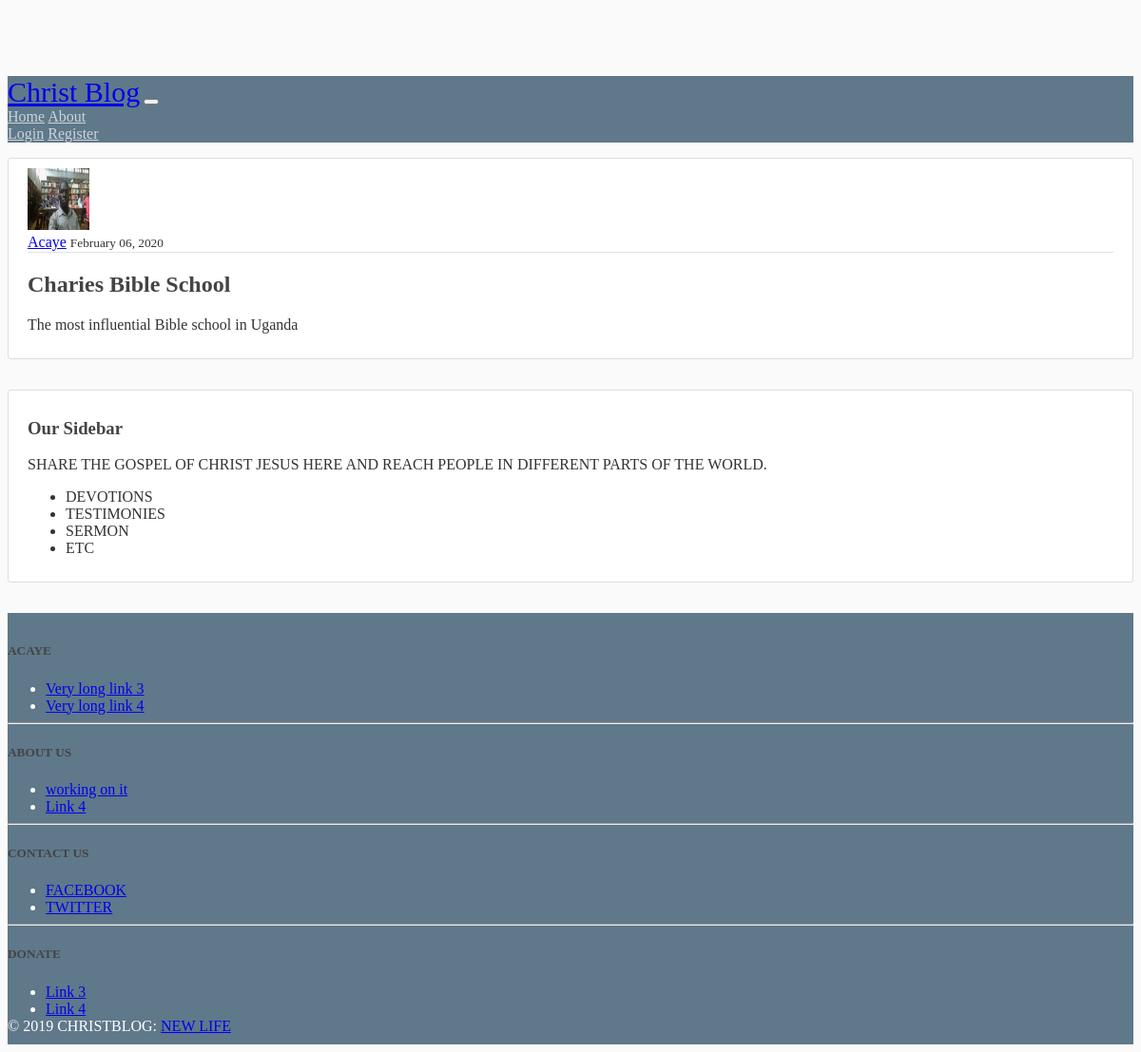
Screenshot of /post/15/ with the database file from the repository.
### blog/models.py (models this page shows, shortened)
class post(models.Model):
    Title = models.CharField(max_length=100)
    Contents = models.TextField()
    Date_posted = models.DateTimeField(default = timezone.now)
    Author = models.ForeignKey(User,on_delete=models.CASCADE)

### users/models.py (models this page shows, shortened)
class profile(models.Model):
	user = models.OneToOneField(User,on_delete = models.CASCADE)
	image = models.ImageField(default = 'default.png',upload_to='profile pics')

### blog/views.py (the view)
# urls.py: path('post/<int:pk>/', PostDetailView.as_view(), name ="post-detail"),
class PostDetailView(DetailView):
    model = post

### blog/templates/blog/post_detail.html (shortened to what this page needs)
{% extends "blog/base.html" %}
{% block content %}
    <article class="media content-section">
     <img class= "rounded-circle article-img" src="{{post.Author.profile.image.url}}">
       <div class="media-body">
         <div class="article-metadata">
           <a class="mr-2" href="#">{{ object.Author }}</a>
             <small class="text-muted">{{ object.Date_posted|date:"F d, Y" }}
             </small>
            </div>
           <h2 class="article-title">{{ object.Title }}</h2>
         <p class="article-content">{{ object.Contents }}</p>
        </div>
     </article>
{% endblock content %}

### blog/static/blog/main.css (style rules this page uses)
body { background: #fafafa; color: #333333; margin-top:5rem; }
h1, h2, h3, h4, h5, h6 { color: #444444; }
.content-section { background:#ffffff; padding: 10px 20px; border: 1px solid #dddddd; border-radius: 3px; margin-top:1rem; margin-bottom:2rem; }
.article-title { color: #444444; }
.article-content { white-space: pre-line; margin-top: 5px; }
.article-img { height: 65px; width: 65px; margin-right: 16px; }
.article-metadata { padding-bottom: 1px; margin-bottom: 4px; border-bottom: 1px solid #e3e3e3 }

### rows the page displays
post: Author.profile.image (picture), Author "Acaye", Date_posted "February 06, 2020", Title "Charies Bible School", Contents "The most influential Bible school in Uganda"
